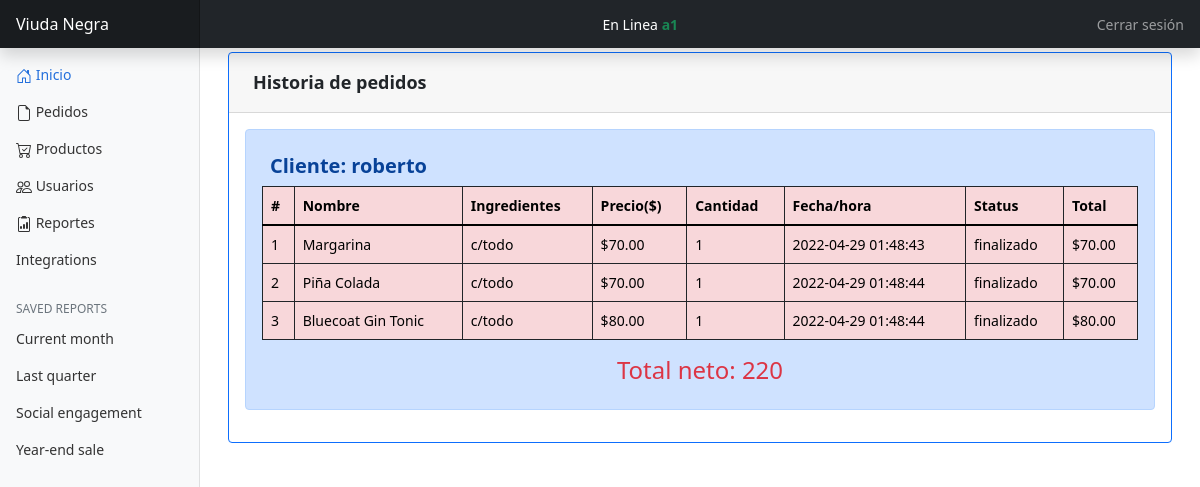
The page /admin/historial.php?cliente=2 (signed in) on the database its author committed.
### tables this page shows
CREATE TABLE `clientes` (
  `idcliente` int(11) NOT NULL,
  `id_usuario` int(11) NOT NULL,
  `id_mesa` int(11) NOT NULL,
  `nombre` varchar(80) NOT NULL,
  `estado` enum('Abierto','Finalizado') DEFAULT NULL,
  `fecha_hora_registro` datetime DEFAULT NULL
);

CREATE TABLE `pedidos` (
  `idpedididos` int(11) NOT NULL,
  `id_clientes` int(11) NOT NULL,
  `id_tiposcoctelesytragos` int(11) NOT NULL,
  `cantidad` int(11) NOT NULL,
  `ingredientes` text DEFAULT 'c/todo',
  `fechayhora` datetime DEFAULT NULL,
  `status_orden` enum('ordenado','preparacion','servido','cancelado','finalizado') DEFAULT NULL
);

CREATE TABLE `tiposcoctelesytragos` (
  `id` int(11) NOT NULL,
  `id_botellasycocteles` int(11) DEFAULT NULL,
  `nombrecob` varchar(250) DEFAULT NULL COMMENT 'Se guarda el nombre del coctel o de la bebida',
  `ingredientes` text NOT NULL,
  `precio` varchar(40) NOT NULL,
  `descripcion` text DEFAULT NULL
);

### controlador/conexion.php (called while the page is built)
<?php
class Conexion{
	static public function getConexion(){
		$con = new PDO("mysql:host=localhost;dbname=viuda_negra","root","");
		$con->exec("set names utf8");
		return $con;
	}
}
?>

### controlador/reportes.php (called while the page is built, shortened)
<?php
require_once("conexion.php");
class ReportesConsulta
{
    static public function verReporteCliente($id_cliente)
    {
        $conMySql = Conexion::getConexion()->prepare("SELECT cl.nombre,
        ped.idpedididos AS idPedido, tcyt.nombrecob, tcyt.precio,
        ped.cantidad, ped.ingredientes, ped.fechayhora, ped.status_orden,
        (ped.cantidad * tcyt.precio) AS TotalCuenta FROM pedidos AS ped
            INNER JOIN clientes AS cl ON ped.id_clientes = cl.idcliente
            INNER JOIN tiposcoctelesytragos AS tcyt ON tcyt.id = ped.id_tiposcoctelesytragos
        WHERE cl.idcliente = :id_cliente order by ped.status_orden ASC, ped.fechayhora ASC;");
        $conMySql->bindParam(":id_cliente", $id_cliente, PDO::PARAM_INT);
        $conMySql->execute();
        return $conMySql->fetchAll();
    }
}

### admin/historial.php (the view, shortened to what this page needs)
<?php
if (isset($_SESSION['id_usuario']) && isset($_SESSION['usuario']) && isset($_SESSION['nivel_privilegios'])) {
  if ($_SESSION['nivel_privilegios'] == "ADMIN") {
    $id_cliente = $_GET["cliente"];
    require("../controlador/reportes.php");
    $Historial =  ReportesConsulta::verReporteCliente($id_cliente);
    $totalGastos = 0;
?>
    <!DOCTYPE html>
    <html lang="en">
    <head>
      <link rel="stylesheet" href="../dist/css/bootstrap.min.css">
      <link rel="stylesheet" href="../css/dashboard.rtl.css">
      <link rel="stylesheet" href="../css/dashboard.css">
      <link rel="stylesheet" href="https://cdn.jsdelivr.net/npm/bootstrap-icons@1.8.1/font/bootstrap-icons.css">
      <link rel="stylesheet" type="text/css" href="https://cdn.datatables.net/v/dt/dt-1.11.5/datatables.min.css" />
    </head>
    <body>
      <?php include("../integraciones/headers.php"); ?>
      <div class="container-fluid">
        <div class="row">
          <?php include("../integraciones/nav_bar.php"); ?>
          <main class="col-md-9 ms-sm-auto col-lg-10 px-md-4">
            <div class="card border-primary m-1">
              <div class="d-flex card-header justify-content-between flex-wrap flex-md-nowrap align-items-center" style="font-size: 18px;">
                <p class="m-2"><Strong>Historia de pedidos</Strong></p>
              </div>
              <div class="card-body pad table-responsive" id="listaPendientes">
                <div class="alert alert-primary">
                  <h5 class="m-2"><strong><?php echo ("Cliente: " . $Historial[0]['nombre']); ?></strong></h5>
                  <table class="table table-danger table-bordered border-dark table-hover  table-responsive" id="tiposCoctelesBebidas">
                    <thead class="">
                      <tr>
                        <th>#</th>
                        <th>Nombre</th>
                        <th>Ingredientes</th>
                        <th>Precio($)</th>
                        <th>Cantidad</th>
                        <th>Fecha/hora</th>
                        <th>Status</th>
                        <th>Total</th>
                      </tr>
                    </thead>
                    <tbody>
                      <?php
                      foreach ($Historial as $key => $value) {
                        $totalGastos += $value["TotalCuenta"];
                      ?>
                        <tr>
                          <td><?php echo ($key + 1); ?></td>
                          <td><?php echo ($value["nombrecob"]); ?></td>
                          <td><?php echo ($value["ingredientes"]); ?></td>
                          <td><?php echo ("$" . $value["precio"] . ".00"); ?></td>
                          <td><?php echo ($value["cantidad"]); ?></td>
                          <td><?php echo ($value["fechayhora"]); ?></td>
                          <td><?php echo ($value["status_orden"]); ?></td>
                          <td><?php echo ("$" . $value["TotalCuenta"] . ".00"); ?></td>
                        </tr>
                      <?php
                      }
                      ?>
                    </tbody>
                  </table>
                  <div class="text-center text-danger">
                    <h4>Total neto: <?php echo ($totalGastos); ?></h4>
                  </div>
                </div>
              </div>
            </div>
          </main>
        </div>
      </div>
    </body>
    </html>
<?php
  } else {
    echo ("<script>window.location.href = '../controlador/logout.php';</script>");
  }
} else {
  echo ("<script>window.location.href = '../controlador/logout.php';</script>");
}
?>

### css/dashboard.rtl.css (style rules this page uses)
body { font-size: .875rem; }

### css/dashboard.css (style rules this page uses)
body { font-size: .875rem; }

### rows shown on the page
clientes: nombre "roberto"
pedidos: id_tiposcoctelesytragos.nombrecob "Margarina", ingredientes "c/todo", id_tiposcoctelesytragos.precio "70", cantidad "1", fechayhora "2022-04-29 01:48:43", status_orden "finalizado", TotalCuenta "70"
pedidos: id_tiposcoctelesytragos.nombrecob "Piña Colada", ingredientes "c/todo", id_tiposcoctelesytragos.precio "70", cantidad "1", fechayhora "2022-04-29 01:48:44", status_orden "finalizado", TotalCuenta "70"
pedidos: id_tiposcoctelesytragos.nombrecob "Bluecoat Gin Tonic", ingredientes "c/todo", id_tiposcoctelesytragos.precio "80", cantidad "1", fechayhora "2022-04-29 01:48:44", status_orden "finalizado", TotalCuenta "80"

### other values the page prints
$_SESSION['usuario'] "a1"
$totalGastos "220"
